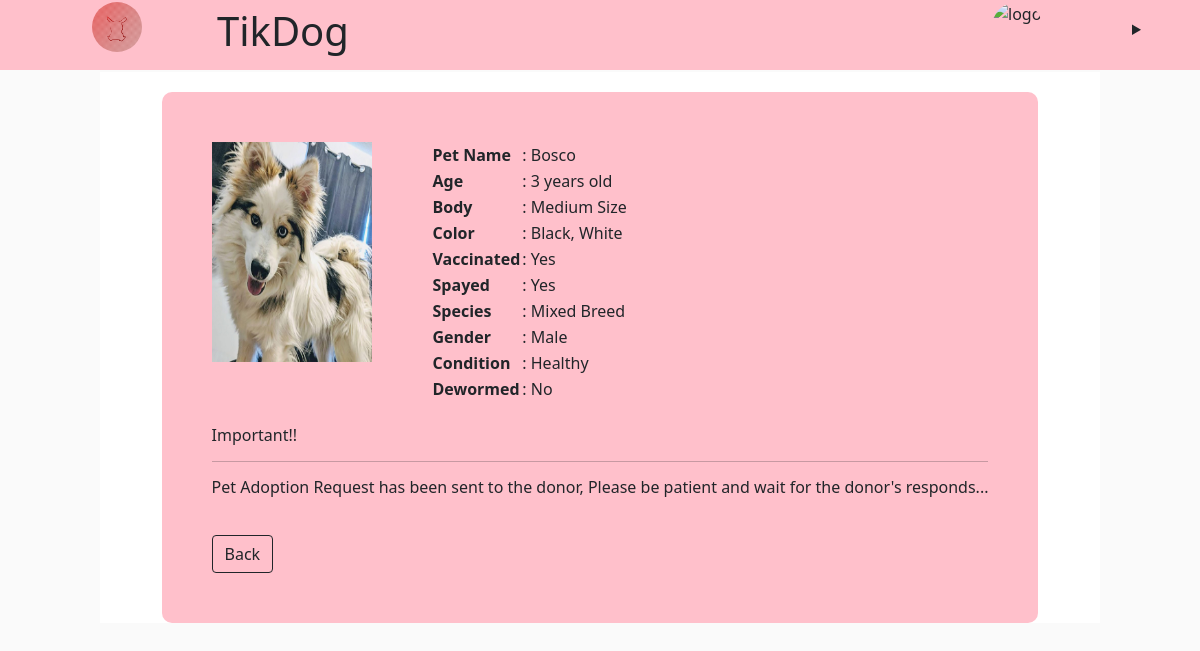
Page /php/adoptpet.php?PetsID=2 on the committed database.
### tables this page shows
CREATE TABLE `pets` (
  `PetsID` int(11) NOT NULL,
  `PetName` varchar(100) NOT NULL,
  `PetBody` varchar(100) NOT NULL,
  `Color` varchar(100) NOT NULL,
  `Vaccinated` varchar(20) NOT NULL,
  `Spayed` varchar(20) NOT NULL,
  `Species` varchar(100) NOT NULL,
  `Gender` varchar(6) NOT NULL,
  `PetCondition` varchar(100) NOT NULL,
  `Dewormed` varchar(20) NOT NULL,
  `Image` varchar(100) NOT NULL,
  `PetAge` int(20) NOT NULL,
  `PetStatus` varchar(100) NOT NULL,
  `DonorID` int(11) NOT NULL,
  `AdopterID` int(11) NOT NULL,
  `Description` varchar(500) NOT NULL
);

CREATE TABLE `user` (
  `UserID` int(11) NOT NULL,
  `Username` varchar(50) NOT NULL,
  `Password` varchar(50) NOT NULL,
  `FirstName` varchar(50) NOT NULL,
  `LastName` varchar(50) NOT NULL,
  `DOB` date NOT NULL,
  `Gender` varchar(6) NOT NULL,
  `ContactNumber` varchar(20) NOT NULL,
  `Email` varchar(50) NOT NULL,
  `Address` varchar(200) NOT NULL,
  `Location` varchar(50) NOT NULL,
  `Avatar` varchar(100) NOT NULL,
  `SocialMedia` varchar(100) NOT NULL
);

### php/adoptpet.php (the view, shortened to what this page needs)
<?php
    include_once('conn.php');
    if(isset($_GET['PetsID'])){
        $petID = $_GET['PetsID'];
        $sql = "SELECT * FROM pets
            INNER JOIN donor
            ON pets.PetsID = donor.PetID
            INNER JOIN user
            -- ON donor.DonorID = user.UserID
            WHERE pets.PetsID = '$petID'";
        $result = mysqli_query($conn, $sql);
    }
?>
<!DOCTYPE html>
<html lang="en">
<head>
    <link href="https://cdn.jsdelivr.net/npm/bootstrap@5.0.2/dist/css/bootstrap.min.css" rel="stylesheet">
</head>
<body>
    <?php include('header.php'); ?>
    <div class="wrapper">
        <?php $row = mysqli_fetch_assoc($result); ?>
        <div class="wrapper2">
        <div class="pet_information">
            <img src="../petimg/<?php echo $row['Image']?>" alt="pet_image" height="220px" width="160px">
            <table>
                <tr>
                    <td><b>Pet Name</b> </td>
                    <td><?php echo " : ". $row['PetName'];?></td>
                </tr>
                <tr>
                    <td><b>Age</b></td>
                    <td><?php echo " : ". $row['PetAge'] . " years old "; ?></td>
                </tr>
                <tr>
                    <td><b>Body</b></td>
                    <td><?php echo" : ". $row['PetBody']; ?></td>
                </tr>
                <tr>
                    <td><b>Color</b></td>
                    <td><?php echo" : ". $row['Color']; ?></td>
                </tr>
                <tr>
                    <td><b>Vaccinated</b></td>
                    <td><?php echo" : ". $row['Vaccinated']; ?></td>
                </tr>
                <tr>
                    <td><b>Spayed</b></td>
                    <td><?php echo " : ". $row['Spayed']; ?></td>
                </tr>
                <tr>
                    <td><b>Species</b></td>
                    <td><?php echo " : ". $row['Species']; ?></td>
                </tr>
                <tr>
                    <td><b>Gender</b></td>
                    <td><?php echo " : ". $row['Gender']; ?></td>
                </tr>
                <tr>
                    <td><b>Condition</b></td>
                    <td><?php echo " : ". $row['PetCondition']; ?></td>
                </tr>
                <tr>
                    <td><b>Dewormed</b></td>
                    <td><?php echo " : ". $row['Dewormed']; ?></td>
                </tr>
            </table>
            <br>
                <h6>Important!! <hr>Pet Adoption Request has been sent to the donor, Please be patient and wait for the donor's responds...</h6>
                <button type="button" class="btn btn-outline-dark" onclick="history.back()">Back</button>
        </div>
        </div>
    </div>
</body>
</html>

### php/adoptpet.php (style rules this page uses)
body { background-color: rgba(0, 0, 0, 0.02); }
.wrapper { width: 1000px; display: grid; justify-content: center; margin: 0 auto; margin-top: 10px; background-color: #fff; }
img { float: left; margin-right: 60px; }
.pet_information { margin: 50px; }
button { margin-top:30px; }
.wrapper2 { background-color: pink; margin-top: 20px; border-radius: 10px; }
.pet_information img { float: left; margin-right: 60px; }

### rows in the picture
pets: Image (picture), PetName "Bosco", PetAge "3", PetBody "Medium Size", Color "Black, White", Vaccinated "Yes", Spayed "Yes", Species "Mixed Breed", PetCondition "Healthy", Dewormed "No"
user: Gender "Male"
